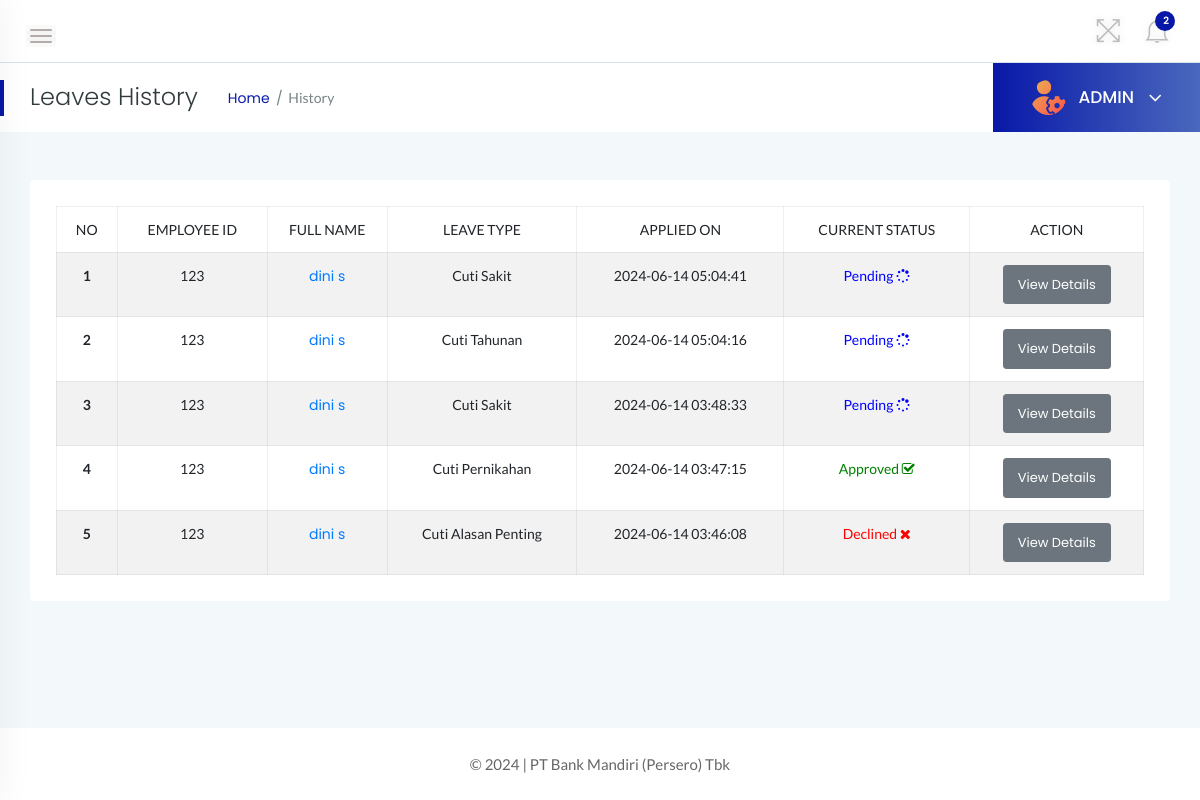
The page /admin/leave-history.php (signed in) on the database its author committed.
### tables this page shows
CREATE TABLE `tblleaves` (
  `id` int(11) NOT NULL,
  `LeaveType` varchar(110) NOT NULL,
  `ToDate` varchar(120) NOT NULL,
  `FromDate` varchar(120) NOT NULL,
  `Description` mediumtext NOT NULL,
  `PostingDate` timestamp NOT NULL DEFAULT current_timestamp(),
  `AdminRemark` mediumtext DEFAULT NULL,
  `AdminRemarkDate` varchar(120) DEFAULT NULL,
  `Status` int(1) NOT NULL,
  `IsRead` int(1) NOT NULL,
  `empid` int(11) DEFAULT NULL
);

CREATE TABLE `tblemployees` (
  `id` int(11) NOT NULL,
  `EmpId` varchar(100) NOT NULL,
  `FirstName` varchar(150) NOT NULL,
  `LastName` varchar(150) NOT NULL,
  `EmailId` varchar(200) NOT NULL,
  `Password` varchar(180) NOT NULL,
  `Gender` varchar(100) NOT NULL,
  `Dob` varchar(100) NOT NULL,
  `Department` varchar(255) NOT NULL,
  `Address` varchar(255) NOT NULL,
  `City` varchar(200) NOT NULL,
  `Country` varchar(150) NOT NULL,
  `Phonenumber` char(11) NOT NULL,
  `Status` int(1) NOT NULL,
  `RegDate` timestamp NOT NULL DEFAULT current_timestamp()
);

### admin/leave-history.php (the view, shortened to what this page needs)
<?php
    if(strlen($_SESSION['alogin'])==0){
        header('location:index.php');
    } else {
 ?>
<!doctype html>
<html class="no-js" lang="en">
<head>
    <link rel="stylesheet" href="../assets/css/bootstrap.min.css">
    <link rel="stylesheet" href="../assets/css/font-awesome.min.css">
    <link rel="stylesheet" href="../assets/css/themify-icons.css">
    <link rel="stylesheet" href="../assets/css/metisMenu.css">
    <link rel="stylesheet" href="../assets/css/owl.carousel.min.css">
    <link rel="stylesheet" href="../assets/css/slicknav.min.css">
    <link rel="stylesheet" href="https://www.amcharts.com/lib/3/plugins/export/export.css" type="text/css" media="all" />
    <link rel="stylesheet" type="text/css" href="https://cdn.datatables.net/1.10.19/css/jquery.dataTables.css">
    <link rel="stylesheet" type="text/css" href="https://cdn.datatables.net/1.10.18/css/dataTables.bootstrap4.min.css">
    <link rel="stylesheet" type="text/css" href="https://cdn.datatables.net/responsive/2.2.3/css/responsive.bootstrap.min.css">
    <link rel="stylesheet" type="text/css" href="https://cdn.datatables.net/responsive/2.2.3/css/responsive.jqueryui.min.css">
    <link rel="stylesheet" href="../assets/css/typography.css">
    <link rel="stylesheet" href="../assets/css/default-css.css">
    <link rel="stylesheet" href="../assets/css/styles.css">
    <link rel="stylesheet" href="../assets/css/responsive.css">
</head>
<body>
    <div class="page-container">
        <div class="main-content">
            <div class="header-area">
                <div class="row align-items-center">
                    <div class="col-md-6 col-sm-8 clearfix">
                        <div class="nav-btn pull-left">
                            <span></span>
                            <span></span>
                            <span></span>
                        </div>
                    </div>
                    <div class="col-md-6 col-sm-4 clearfix">
                        <ul class="notification-area pull-right">
                            <li id="full-view"><i class="ti-fullscreen"></i></li>
                            <?php include '../includes/admin-notification.php'?>
                        </ul>
                    </div>
                </div>
            </div>
            <div class="page-title-area">
                <div class="row align-items-center">
                    <div class="col-sm-6">
                        <div class="breadcrumbs-area clearfix">
                            <h4 class="page-title pull-left">Leaves History</h4>
                            <ul class="breadcrumbs pull-left">
                                <li><a href="dashboard.php">Home</a></li>
                                <li><span>History</span></li>
                            </ul>
                        </div>
                    </div>
                    <div class="col-sm-6 clearfix">
                        <div class="user-profile pull-right">
                            <img class="avatar user-thumb" src="../assets/images/admin.png" alt="avatar">
                            <h4 class="user-name dropdown-toggle" data-toggle="dropdown">ADMIN <i class="fa fa-angle-down"></i></h4>
                        </div>
                    </div>
                </div>
            </div>
            <div class="main-content-inner">
                <div class="row">
                                <div class="col-12 mt-5">
                                    <div class="card">
                                        <div class="card-body">
                                        <div class="single-table">
                                            <div class="table-responsive">
                                                <table class="table table-hover table-striped table-bordered progress-table text-center">
                                                <thead class="text-uppercase">
                                                <tr>
                                                        <td>No</td>
                                                        <td>Employee ID</td>
                                                        <td width="120">Full Name</td>
                                                        <td>Leave Type</td>
                                                        <td>Applied On</td>
                                                        <td>Current Status</td>
                                                        <td>Action</td>
                                                    </tr>
                                                </thead>
                                                <tbody>
                                                <?php
                                                    $sql = "SELECT tblleaves.id as lid,tblemployees.FirstName,tblemployees.LastName,tblemployees.EmpId,tblemployees.id,tblleaves.LeaveType,tblleaves.PostingDate,tblleaves.Status from tblleaves join tblemployees on tblleaves.empid=tblemployees.id order by lid desc";
                                                    $query = $dbh -> prepare($sql);
                                                    $query->execute();
                                                    $results=$query->fetchAll(PDO::FETCH_OBJ);
                                                    $cnt=1;
                                                    if($query->rowCount() > 0){
                                                    foreach($results as $result)
                                                    {
                                                ?>
                                        <tr>
                                            <td> <b><?php echo htmlentities($cnt);?></b></td>
                                            <td><?php echo htmlentities($result->EmpId);?></td>
                                            <td><a href="update-employee.php?empid=<?php echo htmlentities($result->id);?>" target="_blank"><?php echo htmlentities($result->FirstName." ".$result->LastName);?></a></td>
                                            <td><?php echo htmlentities($result->LeaveType);?></td>
                                            <td><?php echo htmlentities($result->PostingDate);?></td>
                                            <td><?php $stats=$result->Status;
                                            if($stats==1){
                                             ?>
                                                 <span style="color: green">Approved <i class="fa fa-check-square-o"></i></span>
                                                 <?php } if($stats==2)  { ?>
                                                <span style="color: red">Declined <i class="fa fa-times"></i></span>
                                                 <?php } if($stats==0)  { ?>
                                            <span style="color: blue">Pending <i class="fa fa-spinner"></i></span>
                                            <?php } ?>
                                             </td>
                                            <td><a href="employeeLeave-details.php?leaveid=<?php echo htmlentities($result->lid);?>" class="btn btn-secondary btn-sm">View Details</a></td>
                                            </tr>
                                                <?php $cnt++;} }?>
                                            </tbody>
                                                </table>
                                            </div>
                                        </div>
                                        </div>
                                    </div>
                                </div>
                </div>
                </div>
            </div>
            <?php include '../includes/footer.php' ?>
        </div>
</body>
</html>
<?php } ?>

### assets/css/styles.css (style rules this page uses)
.page-container { width: 100%; height: 100%; min-height: 100vh; padding-left: 280px; -webkit-transition: padding-left 0.3s ease 0s; transition: padding-left 0.3s ease 0s; }
.sbar_collapsed.page-container { padding-left: 0; }
.card { border: none; border-radius: 4px; background-color: #fff; -webkit-transition: all 0.3s ease 0s; transition: all 0.3s ease 0s; }
.card-body { padding: 25.6px; padding: 1.6rem; }
.main-content { width: 100%; background: #f3f8fb; }
.main-content-inner { padding: 0 30px 50px; }
.header-area { padding: 15px 30px; background: #fff; border-bottom: 1px solid #d8e3e7; }
.nav-btn { margin: 10px 30px 0 0; cursor: pointer; }
.nav-btn span { display: block; width: 22px; height: 2px; background: #b3aaaa; margin: 4px 0; border-radius: 15px; -webkit-transition: all 0.3s ease 0s; transition: all 0.3s ease 0s; box-shadow: 0 0 0 4px rgba(99, 96, 96, 0.03); }
.nav-btn span:nth-child(2) { opacity: 0; }
.nav-btn span:first-child { -webkit-transform: rotate(45deg) translate(5px, 5px); transform: rotate(45deg) translate(5px, 5px); }
.nav-btn span:last-child { -webkit-transform: rotate(-45deg) translate(3px, -3px); transform: rotate(-45deg) translate(3px, -3px); }
.sbar_collapsed .nav-btn span { transform: none; opacity: 1; }
.notification-area { -webkit-user-select: none; -moz-user-select: none; -ms-user-select: none; user-select: none; position: relative; z-index: 1; }
.notification-area li { display: inline-block; margin-left: 20px; cursor: pointer; -webkit-user-select: none; -moz-user-select: none; -ms-user-select: none; user-select: none; }
.notification-area li > i { font-size: 26px; color: #bdbcbc; vertical-align: middle; text-shadow: 0 0 8px rgba(0, 0, 0, 0.12); -webkit-transition: color 0.3s ease 0s; transition: color 0.3s ease 0s; }
.notification-area li#full-view { display: inline-block; }
.page-title-area { padding: 0 30px; background: #fff; position: relative; }
.page-title-area:before { content: ""; position: absolute; left: 0; top: 50%; width: 4px; height: 36px; background: #0818a8; -webkit-transform: translateY(-50%); transform: translateY(-50%); }
.page-title { font-size: 24px; font-weight: 300; color: #313b3d; letter-spacing: 0; margin-right: 30px; }
ul.breadcrumbs { margin-top: 4px; }
.breadcrumbs li { display: inline-block; }
.breadcrumbs li a, .breadcrumbs li span { display: block; font-size: 14px; font-weight: 400; color: #0818a8; letter-spacing: 0; margin-right: 16px; position: relative; }
.breadcrumbs li a:before { content: "/"; color: #768387; position: absolute; right: -13px; top: 0; }
.breadcrumbs li span { margin-right: 0; color: #768387; text-transform: capitalize; }
.user-profile { margin-right: -30px; display: -webkit-box; display: -ms-flexbox; display: flex; -webkit-box-align: center; -ms-flex-align: center; align-items: center; -ms-flex-wrap: wrap; flex-wrap: wrap; background: -webkit-linear-gradient(left, #0818a8 0%, #4a68bd 100%); background: linear-gradient(to right, #0818a8 0%, #4a68bd 100%); padding: 17px 38px; position: relative; }
.user-profile img.avatar { height: 35px; width: 35px; border-radius: 50%; margin-right: 12px; }
.user-name { font-size: 17px; font-weight: 500; color: #fff; letter-spacing: 0; cursor: pointer; -webkit-user-select: none; -moz-user-select: none; -ms-user-select: none; user-select: none; }
.user-name i { margin-left: 10px; font-size: 21px; vertical-align: middle; position: relative; }
.notification-area .dropdown-toggle, .user-name.dropdown-toggle { position: relative; }
.notification-area .dropdown-toggle:after, .user-name.dropdown-toggle:after { display: none; }
.btn { padding: 11px 17px; font-size: 13px; letter-spacing: 0; }
.btn-sm { padding: 9px 14px; }
.single-table .table { margin-bottom: 0; }
table tr th, table tr td { border-top: 1px solid rgba(120, 130, 140, 0.13) !important; }
.table-bordered td, .table-bordered th { border: 1px solid rgba(120, 130, 140, 0.13) !important; }

### rows shown on the page
tblleaves: tblemployees.EmpId "123", tblemployees.FirstName+LastName "dini s", LeaveType "Cuti Sakit", PostingDate "2024-06-14 05:04:41", Status "Pending"
tblleaves: tblemployees.EmpId "123", tblemployees.FirstName+LastName "dini s", LeaveType "Cuti Tahunan", PostingDate "2024-06-14 05:04:16", Status "Pending"
tblleaves: tblemployees.EmpId "123", tblemployees.FirstName+LastName "dini s", LeaveType "Cuti Sakit", PostingDate "2024-06-14 03:48:33", Status "Pending"
tblleaves: tblemployees.EmpId "123", tblemployees.FirstName+LastName "dini s", LeaveType "Cuti Pernikahan", PostingDate "2024-06-14 03:47:15", Status "Approved"
tblleaves: tblemployees.EmpId "123", tblemployees.FirstName+LastName "dini s", LeaveType "Cuti Alasan Penting", PostingDate "2024-06-14 03:46:08", Status "Declined"

### other values the page prints
$unreadcount "2"
